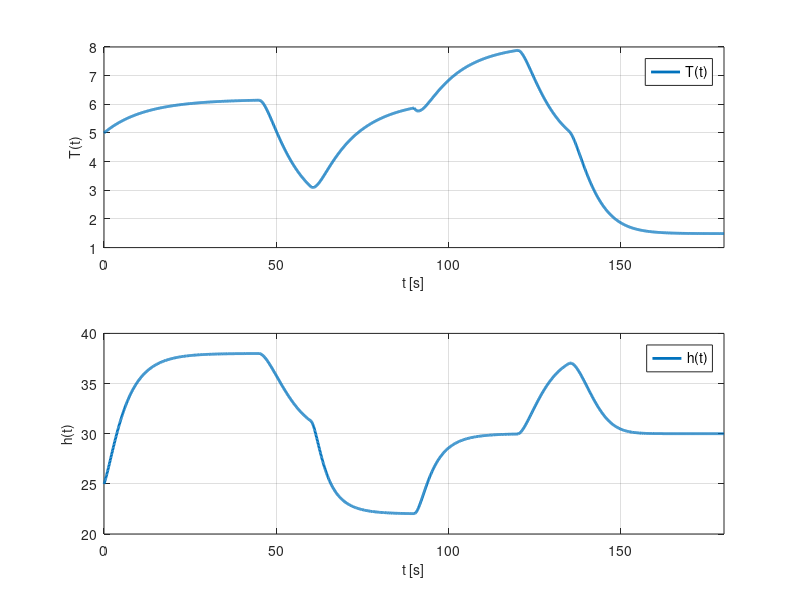

The MATLAB script that drew this image:
% === Importar datos ===
% Asegúrate de tener:
% t: vector de tiempo
% T: señal T(t)
% h: señal h(t)
% Puedes importar tus datos aquí (ej. load, readmatrix, etc.)
load("salidasTyHinicial.mat");
% === Crear figura ===
figure;

% --- Primer subplot: T(t) ---
subplot(2,1,1);
plot(t, T, 'LineWidth', 2);
xlabel('t [s]', 'FontSize', 10);
ylabel('T(t)', 'FontSize', 10);
legend('T(t)', 'Location', 'northeast');
grid on;
xlim([0 180]);

% --- Segundo subplot: h(t) ---
subplot(2,1,2);
plot(t, h, 'LineWidth', 2);
xlabel('t [s]', 'FontSize', 10);
ylabel('h(t)', 'FontSize', 10);
legend('h(t)', 'Location', 'northeast');
grid on;
xlim([0 180]);

% Ajustes generales para publicación
set(gcf, 'Position', [100 100 600 800]); % Tamaño figura
set(findall(gcf, '-property', 'FontSize'), 'FontSize', 10); % Fuente IEEE
set(gcf, 'Units', 'centimeters', 'Position', [1, 1, 8.89, 10]);
exportgraphics(gcf, 'figuras/salidasTyHinicial.pdf', 'ContentType', 'vector');